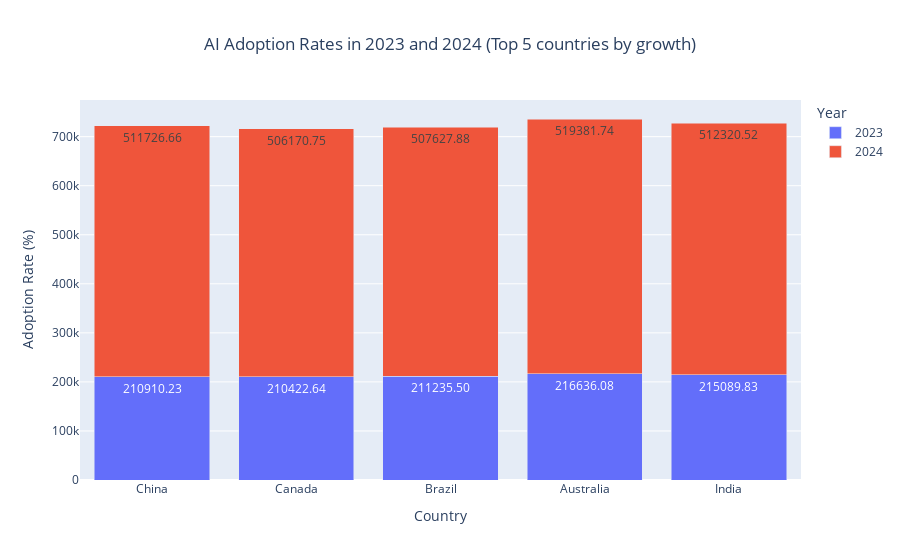

Notebook code cell kept with this figure:
### Markdown cell above
## Q9 - Visual

### Code cell
import pandas as pd
import plotly.express as px

top5 = country.sort_values('growth', ascending=False).head(5).reset_index()
top5.rename(columns={'index': 'country'}, inplace=True)

top5.columns = top5.columns.map(str)

long_df = top5.melt(id_vars=['country', 'growth'], value_vars=['2023', '2024'],
                    var_name='Year', value_name='Adoption Rate')

fig = px.bar(long_df, x='country', y='Adoption Rate', color='Year', title='AI Adoption Rates in 2023 and 2024 (Top 5 countries by growth)',\
    labels={'Adoption Rate': 'Adoption Rate (%)', 'country': 'Country'}, hover_data=['growth'], barmode='stack', text='Adoption Rate')

fig.update_traces(texttemplate='%{text:.2f}', textposition='inside')
fig.update_layout(title_x=0.5, yaxis_title='Adoption Rate (%)')

fig.show()

### Figure 1 — Plotly figure (JSON) as saved in the notebook; plotly's stock layout.template omitted (floating-point values rounded to 4 significant figures)
{"data": [{"alignmentgroup": "True", "customdata": [[142.6], [140.5], [140.3], [139.7], [138.2]], "hovertemplate": "Year=2023<br>Country=%{x}<br>Adoption Rate (%)=%{text}<br>growth=%{customdata[0]}<extra></extra>", "legendgroup": "2023", "marker": {"color": "#636efa", "pattern": {"shape": ""}}, "name": "2023", "offsetgroup": "2023", "orientation": "v", "showlegend": true, "text": [210900.0, 210400.0, 211200.0, 216600.0, 215100.0], "textposition": "inside", "texttemplate": "%{text:.2f}", "type": "bar", "x": ["China", "Canada", "Brazil", "Australia", "India"], "xaxis": "x", "y": [210900.0, 210400.0, 211200.0, 216600.0, 215100.0], "yaxis": "y"}, {"alignmentgroup": "True", "customdata": [[142.6], [140.5], [140.3], [139.7], [138.2]], "hovertemplate": "Year=2024<br>Country=%{x}<br>Adoption Rate (%)=%{text}<br>growth=%{customdata[0]}<extra></extra>", "legendgroup": "2024", "marker": {"color": "#EF553B", "pattern": {"shape": ""}}, "name": "2024", "offsetgroup": "2024", "orientation": "v", "showlegend": true, "text": [511700.0, 506200.0, 507600.0, 519400.0, 512300.0], "textposition": "inside", "texttemplate": "%{text:.2f}", "type": "bar", "x": ["China", "Canada", "Brazil", "Australia", "India"], "xaxis": "x", "y": [511700.0, 506200.0, 507600.0, 519400.0, 512300.0], "yaxis": "y"}], "layout": {"autosize": true, "barmode": "stack", "legend": {"title": {"text": "Year"}, "tracegroupgap": 0}, "title": {"text": "AI Adoption Rates in 2023 and 2024 (Top 5 countries by growth)", "x": 0.5}, "xaxis": {"anchor": "y", "autorange": true, "domain": [0, 1], "range": [-0.5, 4.5], "title": {"text": "Country"}, "type": "category"}, "yaxis": {"anchor": "x", "autorange": true, "domain": [0, 1], "range": [0, 774800.0], "title": {"text": "Adoption Rate (%)"}, "type": "linear"}}}
